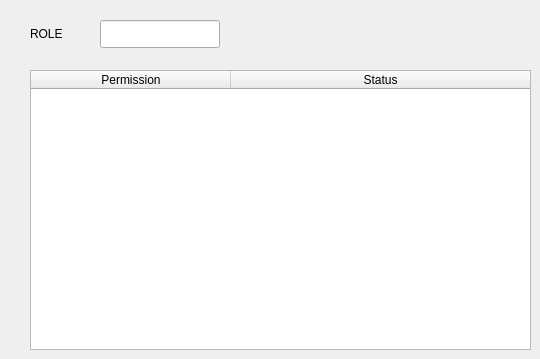
       <widget class="QWidget" name="tab_7">
        <attribute name="title">
         <string>My Permission</string>
        </attribute>
        <widget class="QLabel" name="label_30">
         <property name="geometry">
          <rect>
           <x>30</x>
           <y>20</y>
           <width>60</width>
           <height>28</height>
          </rect>
         </property>
         <property name="text">
          <string>ROLE</string>
         </property>
        </widget>
        <widget class="QLineEdit" name="lineEdit_7">
         <property name="geometry">
          <rect>
           <x>100</x>
           <y>20</y>
           <width>120</width>
           <height>28</height>
          </rect>
         </property>
         <property name="readOnly">
          <bool>true</bool>
         </property>
        </widget>
        <widget class="QTableWidget" name="tblMyPermissions">
         <property name="geometry">
          <rect>
           <x>30</x>
           <y>70</y>
           <width>501</width>
           <height>280</height>
          </rect>
         </property>
         <attribute name="horizontalHeaderDefaultSectionSize">
          <number>200</number>
         </attribute>
         <attribute name="horizontalHeaderStretchLastSection">
          <bool>true</bool>
         </attribute>
         <attribute name="verticalHeaderVisible">
          <bool>false</bool>
         </attribute>
         <column>
          <property name="text">
           <string>Permission</string>
          </property>
         </column>
         <column>
          <property name="text">
           <string>Status</string>
          </property>
         </column>
        </widget>
       </widget>
